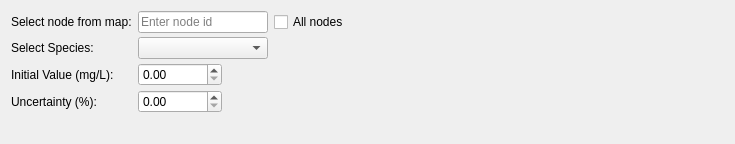
               <widget class="QWidget" name="tab_initial_conc">
                <attribute name="title">
                 <string>Initial Concentration</string>
                </attribute>
                <layout class="QGridLayout" name="gridLayout_7">
                 <item row="1" column="2">
                  <spacer name="horizontalSpacer_2">
                   <property name="sizePolicy">
                    <sizepolicy hsizetype="Preferred" vsizetype="Minimum">
                     <horstretch>0</horstretch>
                     <verstretch>0</verstretch>
                    </sizepolicy>
                   </property>
                   <property name="orientation">
                    <enum>Qt::Horizontal</enum>
                   </property>
                   <property name="sizeType">
                    <enum>QSizePolicy::Preferred</enum>
                   </property>
                   <property name="sizeHint" stdset="0">
                    <size>
                     <width>375</width>
                     <height>20</height>
                    </size>
                   </property>
                  </spacer>
                 </item>
                 <item row="1" column="0">
                  <layout class="QGridLayout" name="gridLayout_3">
                   <property name="verticalSpacing">
                    <number>4</number>
                   </property>
                   <item row="1" column="0">
                    <widget class="QLabel" name="lbl_select_species_8">
                     <property name="sizePolicy">
                      <sizepolicy hsizetype="Fixed" vsizetype="Preferred">
                       <horstretch>0</horstretch>
                       <verstretch>0</verstretch>
                      </sizepolicy>
                     </property>
                     <property name="text">
                      <string>Select Species:   </string>
                     </property>
                    </widget>
                   </item>
                   <item row="2" column="2">
                    <spacer name="horizontalSpacer_4">
                     <property name="sizePolicy">
                      <sizepolicy hsizetype="Minimum" vsizetype="Minimum">
                       <horstretch>0</horstretch>
                       <verstretch>0</verstretch>
                      </sizepolicy>
                     </property>
                     <property name="orientation">
                      <enum>Qt::Horizontal</enum>
                     </property>
                     <property name="sizeHint" stdset="0">
                      <size>
                       <width>40</width>
                       <height>20</height>
                      </size>
                     </property>
                    </spacer>
                   </item>
                   <item row="0" column="0">
                    <widget class="QLabel" name="label_19">
                     <property name="sizePolicy">
                      <sizepolicy hsizetype="Fixed" vsizetype="Preferred">
                       <horstretch>0</horstretch>
                       <verstretch>0</verstretch>
                      </sizepolicy>
                     </property>
                     <property name="text">
                      <string>Select node from map:</string>
                     </property>
                    </widget>
                   </item>
                   <item row="1" column="1" colspan="2">
                    <widget class="QComboBox" name="model_species_initial_conc">
                     <property name="sizePolicy">
                      <sizepolicy hsizetype="MinimumExpanding" vsizetype="Preferred">
                       <horstretch>0</horstretch>
                       <verstretch>0</verstretch>
                      </sizepolicy>
                     </property>
                    </widget>
                   </item>
                   <item row="3" column="1">
                    <widget class="QDoubleSpinBox" name="uncertainty_initial_conc">
                     <property name="enabled">
                      <bool>true</bool>
                     </property>
                     <property name="sizePolicy">
                      <sizepolicy hsizetype="Minimum" vsizetype="Preferred">
                       <horstretch>0</horstretch>
                       <verstretch>0</verstretch>
                      </sizepolicy>
                     </property>
                     <property name="maximum">
                      <double>100.000000000000000</double>
                     </property>
                    </widget>
                   </item>
                   <item row="2" column="0">
                    <widget class="QLabel" name="initconce_lbl_3">
                     <property name="enabled">
                      <bool>true</bool>
                     </property>
                     <property name="sizePolicy">
                      <sizepolicy hsizetype="Preferred" vsizetype="Preferred">
                       <horstretch>0</horstretch>
                       <verstretch>0</verstretch>
                      </sizepolicy>
                     </property>
                     <property name="text">
                      <string>Initial Value (mg/L):</string>
                     </property>
                    </widget>
                   </item>
                   <item row="3" column="2">
                    <spacer name="horizontalSpacer_5">
                     <property name="sizePolicy">
                      <sizepolicy hsizetype="Minimum" vsizetype="Minimum">
                       <horstretch>0</horstretch>
                       <verstretch>0</verstretch>
                      </sizepolicy>
                     </property>
                     <property name="orientation">
                      <enum>Qt::Horizontal</enum>
                     </property>
                     <property name="sizeHint" stdset="0">
                      <size>
                       <width>40</width>
                       <height>20</height>
                      </size>
                     </property>
                    </spacer>
                   </item>
                   <item row="3" column="0">
                    <widget class="QLabel" name="uncertainty_incon_lbl_3">
                     <property name="enabled">
                      <bool>true</bool>
                     </property>
                     <property name="sizePolicy">
                      <sizepolicy hsizetype="Minimum" vsizetype="Preferred">
                       <horstretch>0</horstretch>
                       <verstretch>0</verstretch>
                      </sizepolicy>
                     </property>
                     <property name="text">
                      <string>Uncertainty (%):</string>
                     </property>
                    </widget>
                   </item>
                   <item row="2" column="1">
                    <widget class="QDoubleSpinBox" name="initial_concentration">
                     <property name="enabled">
                      <bool>true</bool>
                     </property>
                     <property name="sizePolicy">
                      <sizepolicy hsizetype="Minimum" vsizetype="Preferred">
                       <horstretch>0</horstretch>
                       <verstretch>0</verstretch>
                      </sizepolicy>
                     </property>
                     <property name="maximum">
                      <double>10000000.000000000000000</double>
                     </property>
                    </widget>
                   </item>
                   <item row="0" column="3">
                    <widget class="QCheckBox" name="all_nodes_initial">
                     <property name="text">
                      <string>All nodes</string>
                     </property>
                    </widget>
                   </item>
                   <item row="0" column="1" colspan="2">
                    <widget class="QLineEdit" name="init_conc_search_widget">
                     <property name="sizePolicy">
                      <sizepolicy hsizetype="Preferred" vsizetype="Preferred">
                       <horstretch>0</horstretch>
                       <verstretch>0</verstretch>
                      </sizepolicy>
                     </property>
                     <property name="text">
                      <string/>
                     </property>
                     <property name="placeholderText">
                      <string>Enter node id</string>
                     </property>
                    </widget>
                   </item>
                  </layout>
                 </item>
                 <item row="2" column="0">
                  <spacer name="verticalSpacer_2">
                   <property name="sizePolicy">
                    <sizepolicy hsizetype="Minimum" vsizetype="Preferred">
                     <horstretch>0</horstretch>
                     <verstretch>0</verstretch>
                    </sizepolicy>
                   </property>
                   <property name="orientation">
                    <enum>Qt::Vertical</enum>
                   </property>
                   <property name="sizeHint" stdset="0">
                    <size>
                     <width>20</width>
                     <height>20</height>
                    </size>
                   </property>
                  </spacer>
                 </item>
                </layout>
               </widget>
